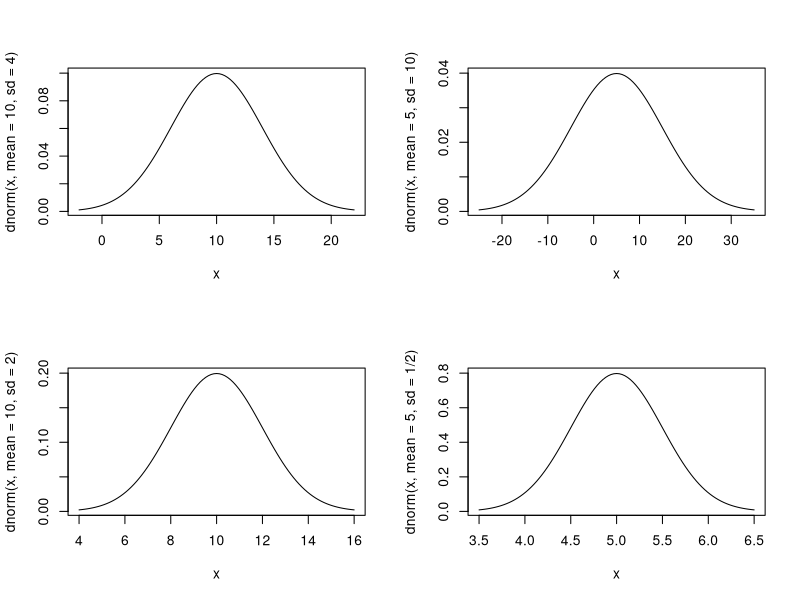
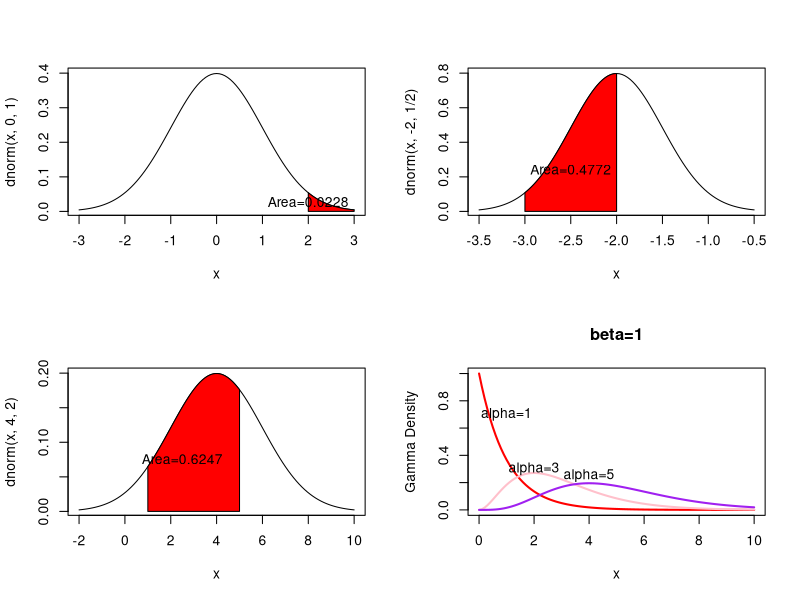
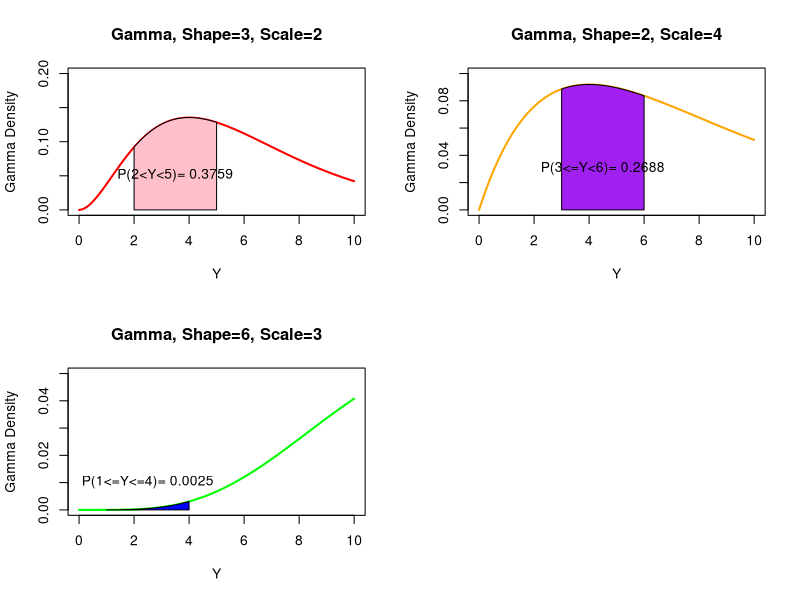
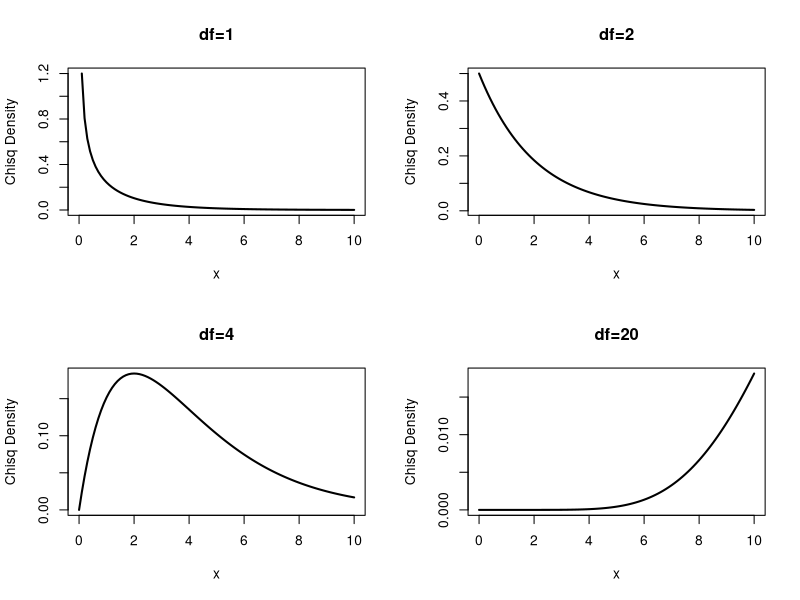
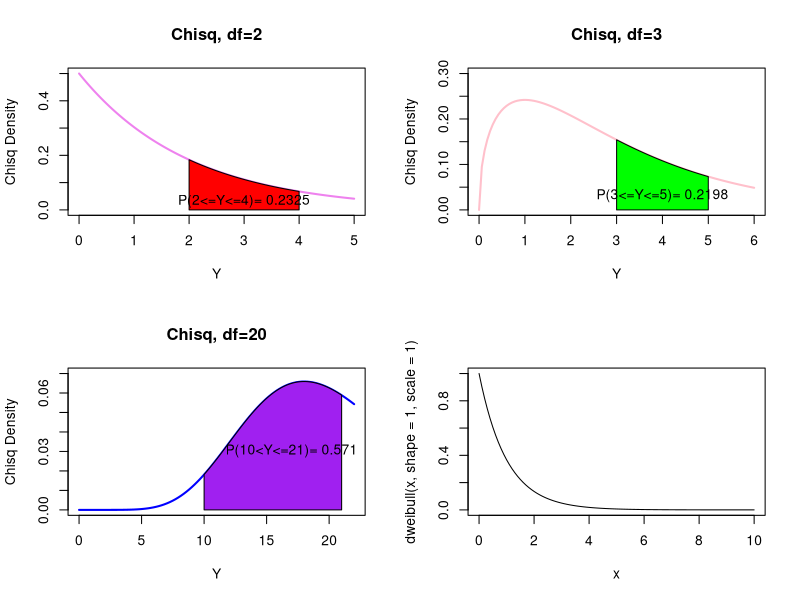
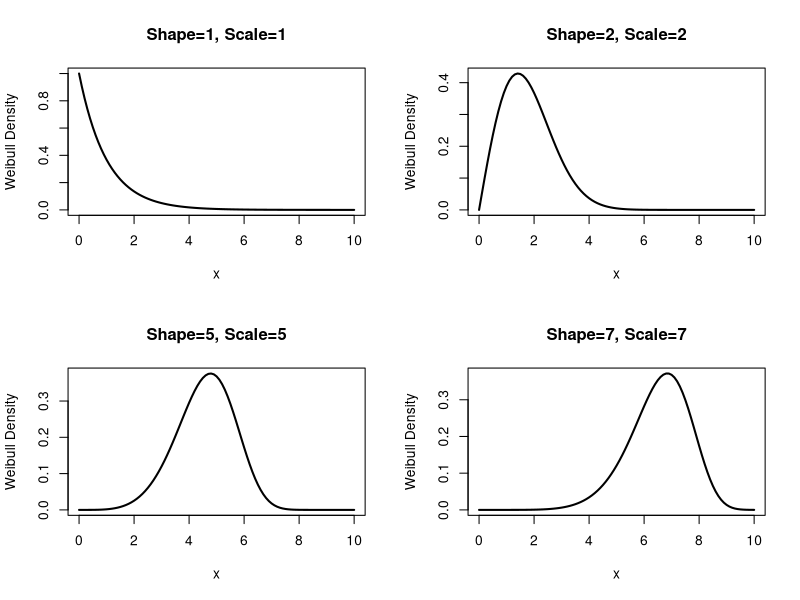
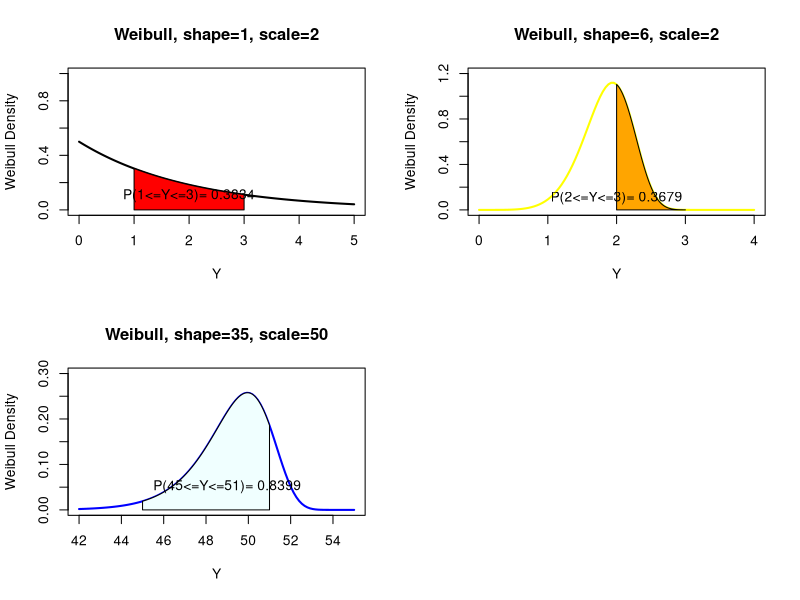
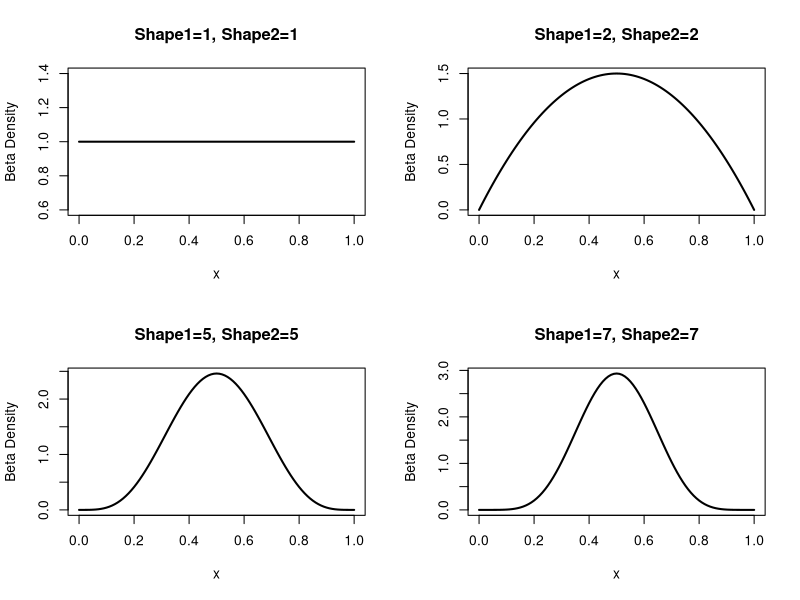

The R source for these figures, in order:
## ---- chunk 1
knitr::opts_chunk$set(echo = TRUE)
## ---- chunk 2
getwd()
## ---- chunk 3
layout(matrix(1:4,nrow = 2,ncol = 2))
#xlim is using the empirical rule of three sd to graph 99% of the data
curve(dnorm(x,mean = 10,sd = 4),xlim = c(10-3*4,10+3*4))
curve(dnorm(x,mean = 10,sd = 2),xlim = c(10-3*2,10+3*2))
curve(dnorm(x,mean = 5,sd = 10),xlim = c(5-3*10,5+3*10))
curve(dnorm(x,mean = 5,sd = 1/2),xlim = c(5-3*(1/2),5+3*(1/2)))
## ---- chunk 4
curve(dnorm(x,0,1),xlim = c(0-3*1,0+3*1))
#make xcurve go to 3 since that is the xlim
xcurve = seq(2,3,length = 1000)
ycurve = dnorm(xcurve,0,1)

polygon(c(2,xcurve,3),c(0,ycurve,0),col = "red")
#since we are looking at Y>=2, we want 1-pnorm to get the area
prob = 1-pnorm(2,0,1)
prob = round(prob, 4)
text(2,dnorm(2,0,1)/2,paste0("Area=",prob))
## ---- chunk 5
curve(dnorm(x,4,2),xlim = c(4-3*2,4+3*2))

xcurve = seq(1,5,length = 1000)
ycurve = dnorm(xcurve,4,2)

polygon(c(1,xcurve,5),c(0,ycurve,0),col = "red")

prob = pnorm(5,4,2) - pnorm(1,4,2)
prob = round(prob, 4)
text((5/2),dnorm((5/2),4,2)/2,paste0("Area=",prob))
## ---- chunk 6
curve(dnorm(x,-2,1/2),xlim = c(-2-3*(1/2),-2+3*(1/2)))

xcurve = seq(-3,-2,length = 1000)
ycurve = dnorm(xcurve,-2,1/2)

polygon(c(-3,xcurve,-2),c(0,ycurve,0),col = "red")

prob = pnorm(-2,-2,1/2) - pnorm(-3,-2,1/2)
prob = round(prob, 4)
text((-5/2),dnorm((-5/2),-2,1/2)/2,paste0("Area=",prob))
## ---- chunk 7
curve(dgamma(x,shape = 1,scale = 1),xlim = c(0,10),lwd = 2, col = "red",ylim=c(0,1),ylab = "Gamma Density", main="beta=1")
curve(dgamma(x,shape = 3,scale = 1),xlim = c(0,10),lwd = 2, col = "pink",ylim=c(0,1),add = T)
curve(dgamma(x,shape = 5,scale = 1),xlim = c(0,10),lwd = 2, col = "purple",ylim=c(0,1),add = T)
text(1,.7,paste0("alpha=",1))
text(2,.3,paste0("alpha=",3))
text(4,.25,paste0("alpha=",5))
## ---- chunk 8
curve(dgamma(x,shape = 3,scale = 2),xlim = c(0,10),lwd = 2, col = "red",ylim=c(0,.2),xlab = "Y",ylab = "Gamma Density", main="Gamma, Shape=3, Scale=2")
xgam = seq(2,5,length=1000)
ygam = dgamma(xgam,shape = 3,scale = 2)
polygon(c(2,xgam,5),c(0,ygam,0),col = "pink")
gprob = pgamma(5,shape = 3,scale = 2)-pgamma(2,shape = 3,scale = 2)
gprob=round(gprob,4)
text(3.5,.05,paste("P(2<Y<5)=",gprob))
## ---- chunk 9
curve(dgamma(x,shape = 6,scale = 3),xlim = c(0,10),lwd = 2, col = "green",ylim=c(0,.05),xlab = "Y",ylab = "Gamma Density", main="Gamma, Shape=6, Scale=3")
xgam = seq(1,4,length=1000)
ygam = dgamma(xgam,shape = 6,scale = 3)
polygon(c(1,xgam,4),c(0,ygam,0),col = "blue")
gprob = pgamma(4,shape = 6,scale = 3)-pgamma(1,shape = 6,scale = 3)
gprob=round(gprob,4)
text(2.5,.01,paste("P(1<=Y<=4)=",gprob))
## ---- chunk 10
curve(dgamma(x,shape = 2,scale = 4),xlim = c(0,10),lwd = 2, col = "orange",ylim=c(0,.1),xlab = "Y",ylab = "Gamma Density", main="Gamma, Shape=2, Scale=4")
xgam = seq(3,6,length=1000)
ygam = dgamma(xgam,shape = 2,scale = 4)
polygon(c(3,xgam,6),c(0,ygam,0),col = "purple")
gprob = pgamma(6,shape = 2,scale = 4)-pgamma(3,shape = 2,scale = 4)
gprob=round(gprob,4)
text(4.5,.03,paste("P(3<=Y<6)=",gprob))
## ---- chunk 11
layout(matrix(c(1:4),byrow = T,nrow = 2,ncol = 2))
curve(dchisq(x,df = 1),xlim = c(0,10),lwd = 2,ylab = "Chisq Density", main="df=1")
curve(dchisq(x,df = 2),xlim = c(0,10),lwd = 2,ylab = "Chisq Density", main="df=2")
curve(dchisq(x,df = 4),xlim = c(0,10),lwd = 2,ylab = "Chisq Density", main="df=4")
curve(dchisq(x,df = 20),xlim = c(0,10),lwd = 2,ylab = "Chisq Density", main="df=20")
## ---- chunk 12
curve(dchisq(x,df = 2),xlim = c(0,5),xlab = "Y",ylab = "Chisq Density", main="Chisq, df=2",col = "violet", lwd = 2,ylim=c(0,.5))
xchi = seq(2,4,length = 1000)
ychi = dchisq(xchi,df = 2)
polygon(c(2,xchi,4),c(0,ychi,0),col = "red")
cprob = pchisq(4,df = 2)-pchisq(2,df = 2)
cprob=round(cprob,4)
text(3,.03,paste("P(2<=Y<=4)=",cprob))
## ---- chunk 13
curve(dchisq(x,df = 3),xlim = c(0,6),xlab = "Y",ylab = "Chisq Density", main="Chisq, df=3",col = "pink", lwd = 2,ylim=c(0,.3))
xchi = seq(3,5,length = 1000)
ychi = dchisq(xchi,df = 3)
polygon(c(3,xchi,5),c(0,ychi,0),col = "green")
cprob = pchisq(5,df = 3)-pchisq(3,df = 3)
cprob=round(cprob,4)
text(4,.03,paste("P(3<=Y<=5)=",cprob))
## ---- chunk 14
curve(dchisq(x,df = 20),xlim = c(0,22),xlab = "Y",ylab = "Chisq Density", main="Chisq, df=20",col = "blue", lwd = 2,ylim=c(0,.07))
xchi = seq(10,21,length = 1000)
ychi = dchisq(xchi,df = 20)
polygon(c(10,xchi,21),c(0,ychi,0),col = "purple")
cprob = pchisq(21,df = 20)-pchisq(10,df = 20)
cprob=round(cprob,4)
text(17,.03,paste("P(10<Y<=21)=",cprob))
## ---- chunk 15
curve(dweibull(x,shape = 1,scale = 1),xlim = c(0,10))
pweibull(4,shape = 1,scale = 1) - pweibull(2,shape = 1,scale = 1)
## ---- chunk 16
layout(matrix(c(1:4),byrow = T,nrow = 2,ncol = 2))
curve(dweibull(x,shape = 1,scale = 1),xlim = c(0,10),lwd = 2,ylab = "Weibull Density", main="Shape=1, Scale=1")
curve(dweibull(x,shape = 2,scale = 2),xlim = c(0,10),lwd = 2,ylab = "Weibull Density", main="Shape=2, Scale=2")
curve(dweibull(x,shape = 5,scale = 5),xlim = c(0,10),lwd = 2,ylab = "Weibull Density", main="Shape=5, Scale=5")
curve(dweibull(x,shape = 7,scale = 7),xlim = c(0,10),lwd = 2,ylab = "Weibull Density", main="Shape=7, Scale=7")
## ---- chunk 17
curve(dweibull(x,shape = 1,scale = 2),xlim = c(0,5),xlab = "Y",ylab = "Weibull Density", main="Weibull, shape=1, scale=2",col = "black", lwd = 2,ylim=c(0,1))
xbull = seq(1,3,length = 1000)
ybull = dweibull(xbull,shape = 1,scale = 2)
polygon(c(1,xbull,3),c(0,ybull,0),col = "red")
wprob = pweibull(3,shape = 1,scale = 2)-pweibull(1,shape = 1,scale = 2)
wprob=round(wprob,4)
text(2,.1,paste("P(1<=Y<=3)=",wprob))
## ---- chunk 18
curve(dweibull(x,shape = 6,scale = 2),xlim = c(0,4),xlab = "Y",ylab = "Weibull Density", main="Weibull, shape=6, scale=2",col = "yellow", lwd = 2,ylim=c(0,1.2))
xbull = seq(2,3,length = 1000)
ybull = dweibull(xbull,shape = 6,scale = 2)
polygon(c(2,xbull,3),c(0,ybull,0),col = "orange")
wprob = pweibull(3,shape = 6,scale = 2)-pweibull(2,shape = 6,scale = 2)
wprob=round(wprob,4)
text(2,.1,paste("P(2<=Y<=3)=",wprob))
## ---- chunk 19
curve(dweibull(x,shape = 35,scale = 50),xlim = c(42,55),xlab = "Y",ylab = "Weibull Density", main="Weibull, shape=35, scale=50",col = "blue", lwd = 2,ylim=c(0,.3))
xbull = seq(45,51,length = 1000)
ybull = dweibull(xbull,shape = 35,scale = 50)
polygon(c(45,xbull,51),c(0,ybull,0),col = "azure")
wprob = pweibull(51,shape = 35,scale = 50)-pweibull(45,shape = 35,scale = 50)
wprob=round(wprob,4)
text(49,.05,paste("P(45<=Y<=51)=",wprob))
## ---- chunk 20
layout(matrix(c(1:4),byrow = T,nrow = 2,ncol = 2))
curve(dbeta(x,shape1 = 1,shape2 = 1),lwd = 2,ylab = "Beta Density", main="Shape1=1, Shape2=1")
curve(dbeta(x,shape1 = 2,shape2 = 2),lwd = 2,ylab = "Beta Density", main="Shape1=2, Shape2=2")
curve(dbeta(x,shape1 = 5,shape2 = 5),lwd = 2,ylab = "Beta Density", main="Shape1=5, Shape2=5")
curve(dbeta(x,shape1 = 7,shape2 = 7),lwd = 2,ylab = "Beta Density", main="Shape1=7, Shape2=7")
## ---- chunk 21
curve(dbeta(x,shape1 = 2,shape2 = 2),xlab = "Y",ylab = "Beta Density", main="Beta, shape1=2, shape2=2",col = "slateblue", lwd = 2)
xbeta = seq(.5,1,length = 1000)
ybeta = dbeta(xbeta,shape1 = 2,shape2 = 2)
polygon(c(.5,xbeta,1),c(0,ybeta,0),col = "violetred")
bprob = pbeta(1,shape1 = 2,shape2 = 2) - pbeta(.5,shape1 = 2,shape2 = 2)
bprob = round(bprob,4)
text(.75,.5,paste("P(.5<=Y<=1)=",bprob))
## ---- chunk 22
curve(dbeta(x,shape1 = 3,shape2 = 5),xlab = "Y",ylab = "Beta Density", main="Beta, shape1=3, shape2=5",col = "plum", lwd = 2)
xbeta = seq(.6,.8,length = 1000)
ybeta = dbeta(xbeta,shape1 = 3,shape2 = 5)
polygon(c(.6,xbeta,.8),c(0,ybeta,0),col = "darkturquoise")
bprob = pbeta(.8,shape1 = 3,shape2 = 5) - pbeta(.6,shape1 = 3,shape2 = 5)
bprob = round(bprob,4)
text(.4,.5,paste("P(.6<=Y<=.8)=",bprob))
## ---- chunk 23
curve(dbeta(x,shape1 = 10,shape2 = 3),xlab = "Y",ylab = "Beta Density", main="Beta, shape1=10, shape2=3",col = "olivedrab", lwd = 2)
xbeta = seq(.4,.8,length = 1000)
ybeta = dbeta(xbeta,shape1 = 10,shape2 = 3)
polygon(c(.4,xbeta,.8),c(0,ybeta,0),col = "maroon")
bprob = pbeta(.8,shape1 = 10,shape2 = 3) - pbeta(.4,shape1 = 10,shape2 = 3)
bprob = round(bprob,4)
text(.4,1,paste("P(.4<=Y<=.8)=",bprob))
## ---- chunk 24
#myncurve(20,5,6)
